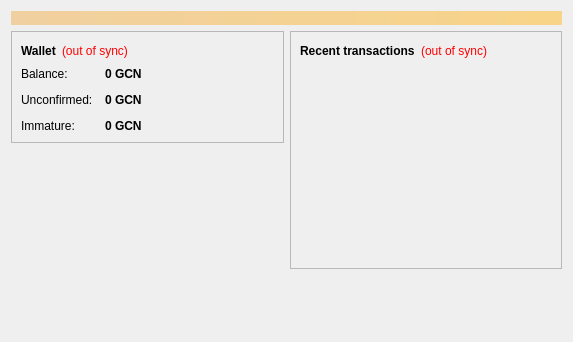
<?xml version="1.0" encoding="UTF-8"?>
<ui version="4.0">
 <class>OverviewPage</class>
 <widget class="QWidget" name="OverviewPage">
  <property name="geometry">
   <rect>
    <x>0</x>
    <y>0</y>
    <width>573</width>
    <height>342</height>
   </rect>
  </property>
  <property name="windowTitle">
   <string>Form</string>
  </property>
  <layout class="QVBoxLayout" name="topLayout">
   <item>
    <widget class="QLabel" name="labelAlerts">
     <property name="visible">
      <bool>false</bool>
     </property>
     <property name="styleSheet">
      <string notr="true">background-color: qlineargradient(x1: 0, y1: 0, x2: 1, y2: 0, stop:0 #F0D0A0, stop:1 #F8D488); color:#000000;</string>
     </property>
     <property name="wordWrap">
      <bool>true</bool>
     </property>
     <property name="margin">
      <number>3</number>
     </property>
    </widget>
   </item>
   <item>
    <layout class="QHBoxLayout" name="horizontalLayout" stretch="1,1">
     <item>
      <layout class="QVBoxLayout" name="verticalLayout_2">
       <item>
        <widget class="QFrame" name="frame">
         <property name="frameShape">
          <enum>QFrame::StyledPanel</enum>
         </property>
         <property name="frameShadow">
          <enum>QFrame::Raised</enum>
         </property>
         <layout class="QVBoxLayout" name="verticalLayout_4">
          <item>
           <layout class="QHBoxLayout" name="horizontalLayout_4">
            <item>
             <widget class="QLabel" name="label_5">
              <property name="font">
               <font>
                <weight>75</weight>
                <bold>true</bold>
               </font>
              </property>
              <property name="text">
               <string>Wallet</string>
              </property>
             </widget>
            </item>
            <item>
             <widget class="QLabel" name="labelWalletStatus">
              <property name="toolTip">
               <string>The displayed information may be out of date. Your wallet automatically synchronizes with the GCN network after a connection is established, but this process has not completed yet.</string>
              </property>
              <property name="styleSheet">
               <string notr="true">QLabel { color: red; }</string>
              </property>
              <property name="text">
               <string notr="true">(out of sync)</string>
              </property>
              <property name="alignment">
               <set>Qt::AlignLeading|Qt::AlignLeft|Qt::AlignVCenter</set>
              </property>
             </widget>
            </item>
            <item>
             <spacer name="horizontalSpacer_2">
              <property name="orientation">
               <enum>Qt::Horizontal</enum>
              </property>
              <property name="sizeHint" stdset="0">
               <size>
                <width>40</width>
                <height>20</height>
               </size>
              </property>
             </spacer>
            </item>
           </layout>
          </item>
          <item>
           <layout class="QFormLayout" name="formLayout_2">
            <property name="fieldGrowthPolicy">
             <enum>QFormLayout::AllNonFixedFieldsGrow</enum>
            </property>
            <property name="horizontalSpacing">
             <number>12</number>
            </property>
            <property name="verticalSpacing">
             <number>12</number>
            </property>
            <item row="0" column="0">
             <widget class="QLabel" name="label">
              <property name="text">
               <string>Balance:</string>
              </property>
             </widget>
            </item>
            <item row="0" column="1">
             <widget class="QLabel" name="labelBalance">
              <property name="font">
               <font>
                <weight>75</weight>
                <bold>true</bold>
               </font>
              </property>
              <property name="cursor">
               <cursorShape>IBeamCursor</cursorShape>
              </property>
              <property name="toolTip">
               <string>Your current balance</string>
              </property>
              <property name="text">
               <string notr="true">0 GCN</string>
              </property>
              <property name="textInteractionFlags">
               <set>Qt::LinksAccessibleByMouse|Qt::TextSelectableByKeyboard|Qt::TextSelectableByMouse</set>
              </property>
             </widget>
            </item>
            <item row="1" column="0">
             <widget class="QLabel" name="label_3">
              <property name="text">
               <string>Unconfirmed:</string>
              </property>
             </widget>
            </item>
            <item row="1" column="1">
             <widget class="QLabel" name="labelUnconfirmed">
              <property name="font">
               <font>
                <weight>75</weight>
                <bold>true</bold>
               </font>
              </property>
              <property name="cursor">
               <cursorShape>IBeamCursor</cursorShape>
              </property>
              <property name="toolTip">
               <string>Total of transactions that have yet to be confirmed, and do not yet count toward the current balance</string>
              </property>
              <property name="text">
               <string notr="true">0 GCN</string>
              </property>
              <property name="textInteractionFlags">
               <set>Qt::LinksAccessibleByMouse|Qt::TextSelectableByKeyboard|Qt::TextSelectableByMouse</set>
              </property>
             </widget>
            </item>
            <item row="2" column="0">
             <widget class="QLabel" name="labelImmatureText">
              <property name="text">
               <string>Immature:</string>
              </property>
             </widget>
            </item>
            <item row="2" column="1">
             <widget class="QLabel" name="labelImmature">
              <property name="font">
               <font>
                <weight>75</weight>
                <bold>true</bold>
               </font>
              </property>
              <property name="toolTip">
               <string>Mined balance that has not yet matured</string>
              </property>
              <property name="text">
               <string notr="true">0 GCN</string>
              </property>
              <property name="textInteractionFlags">
               <set>Qt::LinksAccessibleByMouse|Qt::TextSelectableByKeyboard|Qt::TextSelectableByMouse</set>
              </property>
             </widget>
            </item>
           </layout>
          </item>
         </layout>
        </widget>
       </item>
       <item>
        <spacer name="verticalSpacer">
         <property name="orientation">
          <enum>Qt::Vertical</enum>
         </property>
         <property name="sizeHint" stdset="0">
          <size>
           <width>20</width>
           <height>40</height>
          </size>
         </property>
        </spacer>
       </item>
        <item>
         <widget class="QLabel" name="label_wallet_bGCN">
          <property name="text">
           <string/>
          </property>
          <property name="pixmap">
           <pixmap resource="../bitcoin.qrc">:/images/wallet_bGCN</pixmap>
          </property>
          <property name="scaledContents">
           <bool>false</bool>
          </property>
          <property name="alignment">
           <set>Qt::AlignCenter</set>
          </property>
          <property name="margin">
           <number>-2</number>
          </property>
         </widget>
        </item>
        <item>
         <widget class="QLabel" name="label_6">
          <property name="text">
           <string/>
          </property>
         </widget>
        </item>
      </layout>
     </item>
     <item>
      <layout class="QVBoxLayout" name="verticalLayout_3">
       <item>
        <widget class="QFrame" name="frame_2">
         <property name="frameShape">
          <enum>QFrame::StyledPanel</enum>
         </property>
         <property name="frameShadow">
          <enum>QFrame::Raised</enum>
         </property>
         <layout class="QVBoxLayout" name="verticalLayout">
          <item>
           <layout class="QHBoxLayout" name="horizontalLayout_2">
            <item>
             <widget class="QLabel" name="label_4">
              <property name="text">
               <string>&lt;b&gt;Recent transactions&lt;/b&gt;</string>
              </property>
             </widget>
            </item>
            <item>
             <widget class="QLabel" name="labelTransactionsStatus">
              <property name="toolTip">
               <string>The displayed information may be out of date. Your wallet automatically synchronizes with the GCN network after a connection is established, but this process has not completed yet.</string>
              </property>
              <property name="styleSheet">
               <string notr="true">QLabel { color: red; }</string>
              </property>
              <property name="text">
               <string notr="true">(out of sync)</string>
              </property>
              <property name="alignment">
               <set>Qt::AlignRight|Qt::AlignTrailing|Qt::AlignVCenter</set>
              </property>
             </widget>
            </item>
            <item>
             <spacer name="horizontalSpacer">
              <property name="orientation">
               <enum>Qt::Horizontal</enum>
              </property>
              <property name="sizeHint" stdset="0">
               <size>
                <width>40</width>
                <height>20</height>
               </size>
              </property>
             </spacer>
            </item>
           </layout>
          </item>
          <item>
           <widget class="QListView" name="listTransactions">
            <property name="styleSheet">
             <string notr="true">QListView { background: transparent; }</string>
            </property>
            <property name="frameShape">
             <enum>QFrame::NoFrame</enum>
            </property>
            <property name="verticalScrollBarPolicy">
             <enum>Qt::ScrollBarAlwaysOff</enum>
            </property>
            <property name="horizontalScrollBarPolicy">
             <enum>Qt::ScrollBarAlwaysOff</enum>
            </property>
            <property name="selectionMode">
             <enum>QAbstractItemView::NoSelection</enum>
            </property>
           </widget>
          </item>
         </layout>
        </widget>
       </item>
       <item>
        <spacer name="verticalSpacer_2">
         <property name="orientation">
          <enum>Qt::Vertical</enum>
         </property>
         <property name="sizeHint" stdset="0">
          <size>
           <width>20</width>
           <height>40</height>
          </size>
         </property>
        </spacer>
       </item>
      </layout>
     </item>
    </layout>
   </item>
  </layout>
 </widget>
 <resources/>
 <connections/>
</ui>
